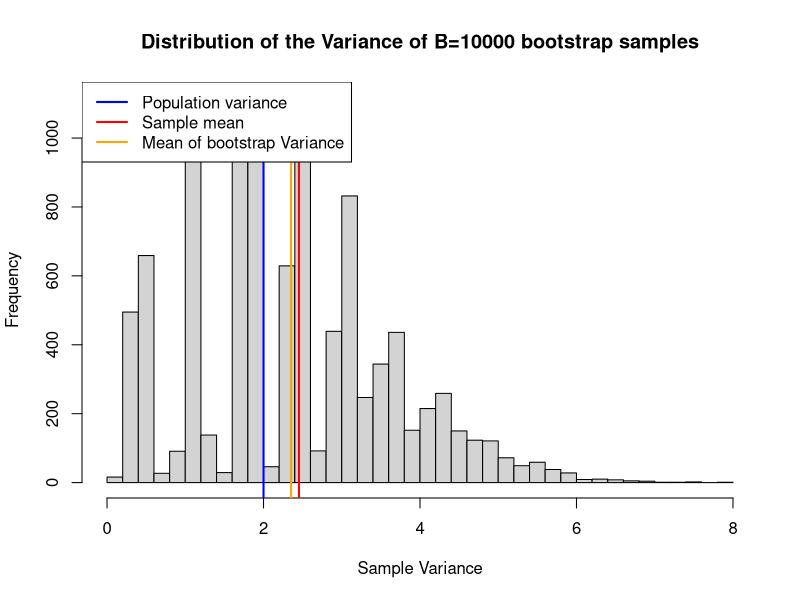
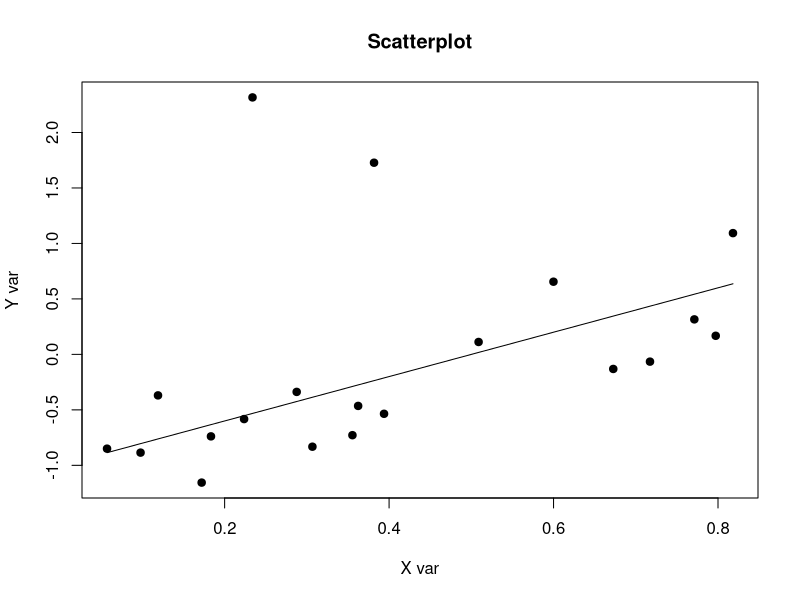
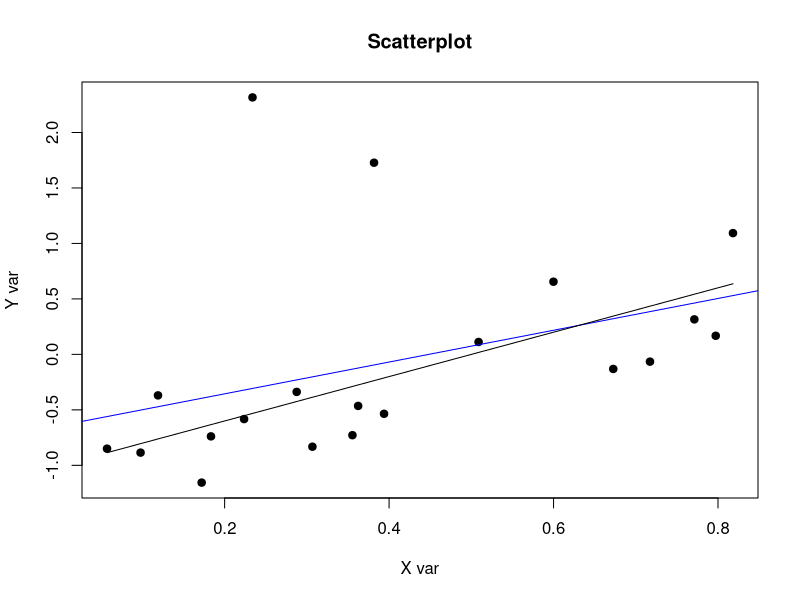
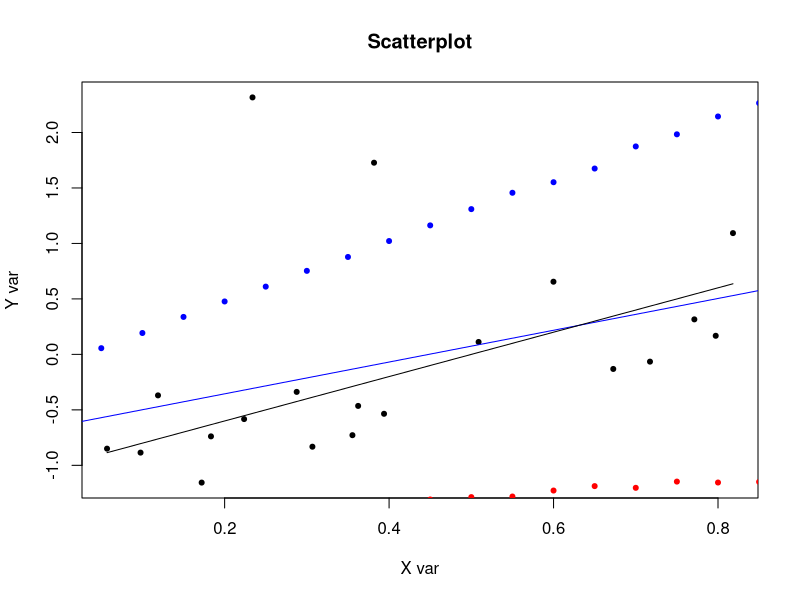

Source code (R) for these figures, in order:
## ---- chunk 1
setwd('V:/export')

# Donner le nom du répertoire pour installer les librairies
.libPaths("K:/M2ST/Lib")
library(knitr)
opts_chunk$set(warning = FALSE, message = FALSE, 
               autodep = TRUE, tidy = FALSE,
               fig.dim=c(8,3))
## ---- chunk 2
library(boot)
#install.packages("foreach")
library(foreach)
library(pracma)
## ---- chunk 3
set.seed(2020)
n <- 25
mysample <- rchisq(n, df = 1)
Population.var <- 2
cat("\n", "sample variance : ", var(mysample), "\n", "population variance : "  , Population.var)
## ---- chunk 4
mean(mysample)
std(mysample)
var(mysample)
## ---- chunk 5
boot.var <- function(asample, indices) {
  var(asample[indices])
}
## ---- chunk 6
B <- 10000
# tic()
res.boot <- boot(mysample,boot.var,B)
# toc()
names(res.boot)
## ---- chunk 7
mean(res.boot$t)
var(res.boot$t)
sd(res.boot$t)
## ---- chunk 8
hist(res.boot$t, col="lightgrey", xlab="Sample Variance", breaks=50,   main="Distribution of the Variance of B=10000 bootstrap samples")
Population.mean <- 1
Population.var <- 2
abline(v=Population.var, lwd=2, col="blue")
abline(v=var(mysample), lwd=2, col="red")
abline(v=mean(res.boot$t), lwd=2, col="orange")
legend("topleft", lwd=2, col=c("blue", "red", "orange"), legend=c("Population variance", "Sample mean", "Mean of bootstrap Variance"))
## ---- chunk 9
set.seed(2020)
n <- 20
alpha <- -1
beta <- 2

epsilon <- rchisq(n, df = 1)
mean(epsilon)

X <- runif(n, 0, 1)
mean(X)

Y = alpha +beta*X + 0.5 * (epsilon -1)

df <- data.frame("Y" = Y, "X" = X)
## ---- chunk 10
plot(X, Y, main="Scatterplot",
    xlab="X var",
    ylab="Y var",
    pch=19)
# abline(lm(Y ~ X), col = "blue")
lines(lowess(X,2*X-1))
## ---- chunk 11
plot(X, Y, main="Scatterplot",
    xlab="X var",
    ylab="Y var",
    pch=19)
abline(lm(Y ~ X), col = "blue")
lines(lowess(X,2*X-1))
## ---- chunk 12
B <- 5000

paste("------------------------------------------------------------------------")

# tic()
boot.reg <- function(formula, data, indices) {
  d <- data[indices,] # allows boot to select sample
  fit <- lm(formula, data=d)
  return(coef(fit))
}

# bootstrapping with B replications
x.boot <- boot(data=df,
               statistic=boot.reg,
               R=B,
               formula=Y~X)
# toc()

names(x.boot)
x.coef.o <- as.data.frame(t(x.boot$t0))

paste("------------------------------------------------------------------------")

x.boot

paste("------------------------------------------------------------------------")

# colMeans(x.boot$t)

cat( "mean alpha : ", mean(x.boot$t[,1]),  "/ mean beta : ", mean(x.boot$t[,2] ))
cat("\n")
cat( "variance alpha : ", var(x.boot$t[,1]), "/ variance beta : ", var(x.boot$t[,2] ))


paste("------------------------------------------------------------------------")

q1.alpha <- quantile(x.boot$t[,1] - x.coef.o[,1], probs = 0.025)
q2.alpha <- quantile(x.boot$t[,1] - x.coef.o[,1], probs = 0.975)

q1.beta <- quantile(x.boot$t[,2] - x.coef.o[,2], probs = 0.025)
q2.beta <- quantile(x.boot$t[,2] - x.coef.o[,2], probs = 0.975)

cat("alpha est compris entre : ", c(x.coef.o[,1] - q2.alpha, x.coef.o[,1] - q1.alpha))
cat("\n")
cat("beta est compris entre : " , c(x.coef.o[,2] - q2.beta, x.coef.o[,2] - q1.beta))

paste("------------------------------------------------------------------------")

boot.ci(x.boot)

paste("------------------------------------------------------------------------")

## ---- chunk 13
x.boot <- boot(data=df,
                   statistic=boot.reg,
                   R=B,
                   formula=Y~X)
## ---- chunk 14
B <- 5000

boot.reg <- function(formula, data, indices) {
  d <- data[indices,] # allows boot to select sample
  fit <- lm(formula, data=d)
  return(coef(fit))
}

vec.down <- c()
vec.up <- c()
vec.x <- c()


paste("------------------------------------------------------------------------")
for (xx in seq(0.05, 1, by=0.05)){
    print(paste("The x is", xx))
    x <- rep(xx, n)

    Y = alpha +beta*x + 0.5 * (epsilon -1)

    df1 <- data.frame("Y" = Y, "X" = X)

    paste("------------------------------------------------------------------------")

    # tic()

    # bootstrapping with B replications
    x.boot <- boot(data=df1,
                   statistic=boot.reg,
                   R=B,
                   formula=Y~X)
    # toc()

    names(x.boot)
    x.coef.o <- as.data.frame(t(x.boot$t0))

    paste("------------------------------------------------------------------------")

    x.boot

    paste("------------------------------------------------------------------------")

    # colMeans(x.boot$t)

    cat( "mean alpha : ", mean(x.boot$t[,1]),  "/ mean beta : ", mean(x.boot$t[,2] ))
    cat("\n")
    cat( "variance alpha : ", var(x.boot$t[,1]), "/ variance beta : ", var(x.boot$t[,2] ))
    cat("\n")
    cat("\n")


    paste("------------------------------------------------------------------------")

    q1.alpha <- quantile(x.boot$t[,1] - x.coef.o[,1], probs = 0.025)
    q2.alpha <- quantile(x.boot$t[,1] - x.coef.o[,1], probs = 0.975)

    q1.beta <- quantile(x.boot$t[,2] - x.coef.o[,2], probs = 0.025)
    q2.beta <- quantile(x.boot$t[,2] - x.coef.o[,2], probs = 0.975)

    cat("alpha est compris entre : ", c(x.coef.o[,1] - q2.alpha, x.coef.o[,1] - q1.alpha))
    cat("\n")
    cat("beta est compris entre : " , c(x.coef.o[,2] - q2.beta, x.coef.o[,2] - q1.beta))
    cat("\n")
    
    y.down <- (x.coef.o[,1] - q2.alpha) + (x.coef.o[,2] - q2.beta)*xx
    y.up <- (x.coef.o[,1] - q1.alpha) + (x.coef.o[,2] - q1.beta)*xx
    
    cat( "y est compris entre : " , c( y.down  , y.up ))
    
    vec.down <- append(vec.down, y.down)
    vec.up <- append(vec.up, y.up)
    vec.x <- append(vec.x, xx)

    cat("\n")
    cat("\n")
    cat("\n")
    

    
    
}

plot.conf <- data.frame("x" = vec.x,
                          "down" = vec.down,
                          "upper" = vec.up)
df$upper <- vec.up
df$down <- vec.down
df$xx <- vec.x

plot(df$X, df$Y, main="Scatterplot",
    xlab="X var",
    ylab="Y var",
    pch=20)
abline(lm(df$Y ~ df$X), col = "blue")
lines(lowess(X,2*X-1))
points(df$xx, df$down, col = "red", pch = 20)
points(df$xx, df$upper, col = "blue", pch = 20)


paste("------------------------------------------------------------------------")
